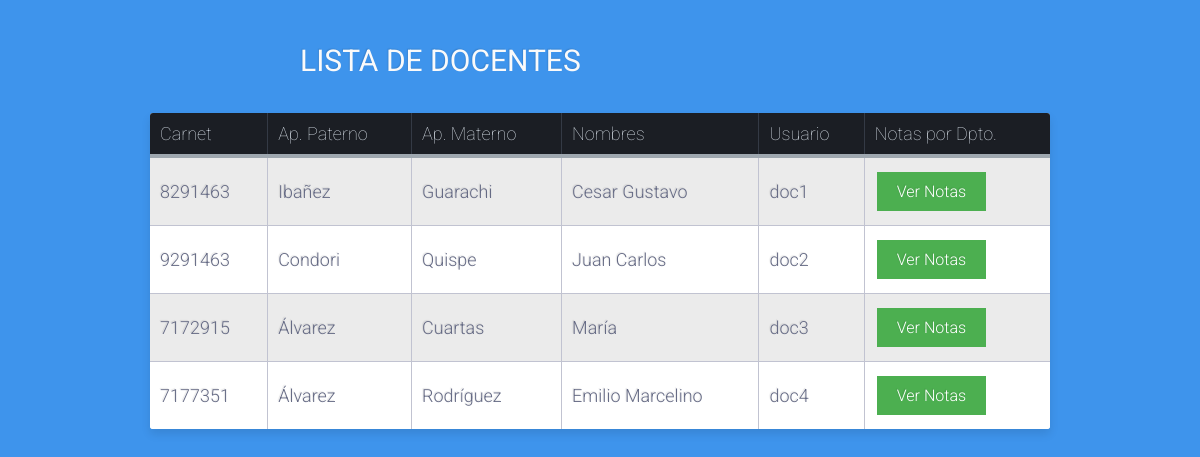
The page / on the database its author committed.
### tables this page shows
CREATE TABLE `usuario` (
  `id_usuario` int(11) NOT NULL,
  `usuario` varchar(80) DEFAULT NULL,
  `password` varchar(80) DEFAULT NULL,
  `id_persona` varchar(10) DEFAULT NULL,
  `rol_fk` int(11) DEFAULT NULL
);

CREATE TABLE `persona` (
  `ci` varchar(10) NOT NULL,
  `nombre` varchar(80) DEFAULT NULL,
  `paterno` varchar(80) DEFAULT NULL,
  `materno` varchar(80) DEFAULT NULL,
  `f_nacimiento` date DEFAULT NULL,
  `departamento_fk` varchar(2) DEFAULT NULL
);

### index.php (the view, shortened to what this page needs)
<!DOCTYPE html>
<html lang="es">
<head>
	<link rel="stylesheet" type="text/css" href="css/estilos.css">
</head>
<body>
	<div class="table-title">
		<h3>Lista de Docentes</h3>
	</div>
	<form action="notas.php" method="GET">
		<table class="table-fill">
			<thead>
				<tr>
					<th class="text-left">Carnet</th>
					<th class="text-left">Ap. Paterno</th>
					<th class="text-left">Ap. Materno</th>
					<th class="text-left">Nombres</th>
					<th class="text-left">Usuario</th>
					<th class="text-left">Notas por Dpto.</th>
				</tr>
			</thead>
			<tbody class="table-hover">
				<?php
					include "conexion.inc.php";
					$sql = "SELECT ci,paterno,materno,nombre,usuario FROM persona INNER JOIN usuario ON persona.ci=usuario.id_persona INNER JOIN rol ON usuario.rol_fk=rol.id_rol WHERE rol.id_rol=1";
					$query = mysqli_query($conn, $sql);
					while ($fila = mysqli_fetch_array($query)) {
				    	echo '
						<tr>
							<td class="text-left">'.$fila["ci"].'</td>
							<td class="text-left">'.$fila["paterno"].'</td>
							<td class="text-left">'.$fila["materno"].'</td>
							<td class="text-left">'.$fila["nombre"].'</td>
							<td class="text-left">'.$fila["usuario"].'</td>
							<td class="text-left">
								<a href="notas.php?id='.$fila["ci"].'" class="button">Ver Notas</a>
							</td>
						</tr>
						';
					}
				 ?>
			</tbody>
		</table>
	</form>
</body>
</html>

### css/estilos.css (style rules this page uses)
body { background-color: #3e94ec; font-family: "Roboto", helvetica, arial, sans-serif; font-size: 16px; font-weight: 400; text-rendering: optimizeLegibility; }
div.table-title { display: block; margin: auto; max-width: 600px; padding:5px; width: 100%; }
.table-title h3 { color: #fafafa; font-size: 30px; font-weight: 400; font-style:normal; font-family: "Roboto", helvetica, arial, sans-serif; text-shadow: -1px -1px 1px rgba(0, 0, 0, 0.1); text-transform:uppercase; }
.table-fill { background: white; border-radius:3px; border-collapse: collapse; height: auto; margin: auto; max-width: 900px; padding:5px; width: 100%; box-shadow: 0 5px 10px rgba(0, 0, 0, 0.1); animation: float 5s infinite; }
th { color:#D5DDE5;; background:#1b1e24; border-bottom:4px solid #9ea7af; border-right: 1px solid #343a45; font-size:18px; font-weight: 100; padding:10px; text-align:left; text-shadow: 0 1px 1px rgba(0, 0, 0, 0.1); vertical-align:middle; }
th:first-child { border-top-left-radius:3px; }
th:last-child { border-top-right-radius:3px; border-right:none; }
tr { border-top: 1px solid #C1C3D1; border-bottom-: 1px solid #C1C3D1; color:#666B85; font-size:16px; font-weight:normal; text-shadow: 0 1px 1px rgba(256, 256, 256, 0.1); }
tr:first-child { border-top:none; }
tr:last-child { border-bottom:none; }
tr:nth-child(odd) td { background:#EBEBEB; }
tr:last-child td:first-child { border-bottom-left-radius:3px; }
tr:last-child td:last-child { border-bottom-right-radius:3px; }
td { background:#FFFFFF; padding:10px; text-align:left; vertical-align:middle; font-weight:300; font-size:18px; text-shadow: -1px -1px 1px rgba(0, 0, 0, 0.1); border-right: 1px solid #C1C3D1; }
td:last-child { border-right: 0px; }
th.text-left { text-align: left; }
td.text-left { text-align: left; }
.button { background-color: #4CAF50; border: none; color: white; padding: 10px 20px; text-align: center; text-decoration: none; display: inline-block; font-size: 16px; margin: 4px 2px; cursor: pointer; }

### rows shown on the page
usuario: id_persona.ci "8291463", id_persona.paterno "Ibañez", id_persona.materno "Guarachi", id_persona.nombre "Cesar Gustavo", usuario "doc1"
usuario: id_persona.ci "9291463", id_persona.paterno "Condori", id_persona.materno "Quispe", id_persona.nombre "Juan Carlos", usuario "doc2"
usuario: id_persona.ci "7172915", id_persona.paterno "Álvarez", id_persona.materno "Cuartas", id_persona.nombre "María", usuario "doc3"
usuario: id_persona.ci "7177351", id_persona.paterno "Álvarez", id_persona.materno "Rodríguez", id_persona.nombre "Emilio Marcelino", usuario "doc4"
